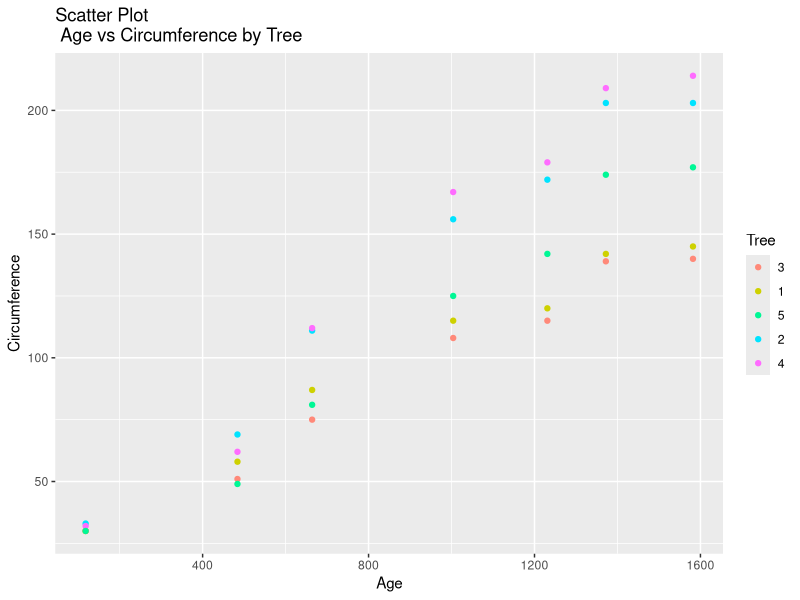
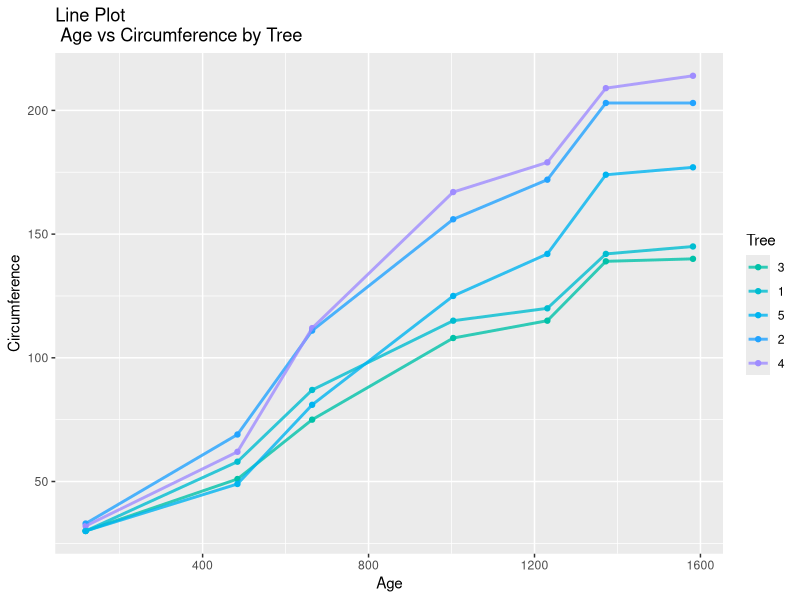
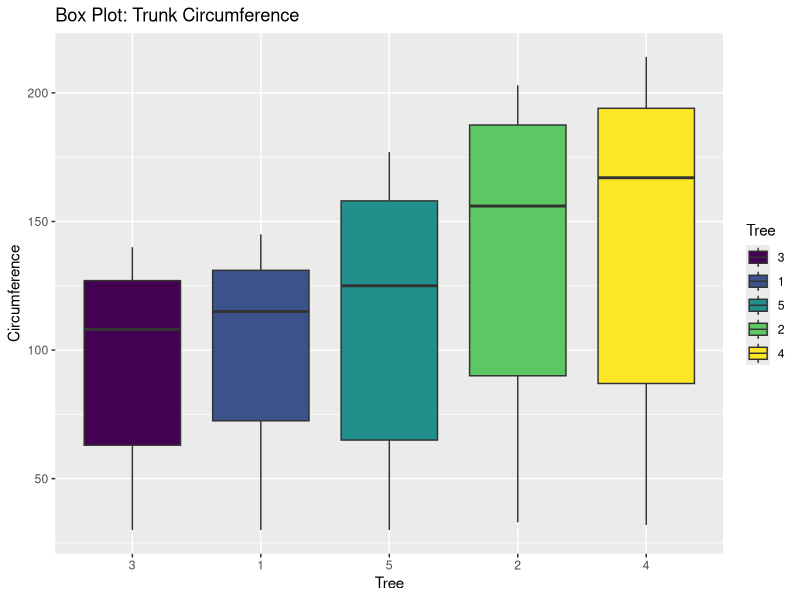

These figures' R source, in order:
## ---- chunk 1
library(knitr)
library(formatR)
knitr::opts_chunk$set(echo = TRUE)
opts_chunk$set(tidy.opts=list(width.cutoff=80),tidy=TRUE)
opts_chunk$set(out.width='1000px', dpi=300)
## ---- chunk 2
mymatrix <- matrix(c(4,1,2,5,0,1,1,3,8,2,5,2),nrow=3,ncol=4)
print(mymatrix)
## ---- chunk 3
#Read in Orange dataset from R into data.frame
df <- data.frame(Orange)
## ---- chunk 4
#Return first 5 rows of Orange df
head(df)
## ---- chunk 5
#get summary of Orange dataset
summary(df)
## ---- chunk 6
#get structure of each columns
str(df$Tree)
str(df$age)
str(df$circumference)
## ---- chunk 7
#aggregate data.frame by Tree and compute mean circumference
circum.mean <- aggregate(df$circumference,by=list(df$Tree),FUN=mean)
colnames(circum.mean) <- c("Tree","Avg Circumference")
circum.mean
## ---- chunk 8
#aggregate data.frame by Tree and compute median circumference
circum.median <- aggregate(df$circumference,by=list(df$Tree),FUN=median)
colnames(circum.median) <- c("Tree","Med. Circumference")
circum.median
## ---- chunk 9
#Load ggplot2
library(ggplot2)

#Scatter plot 
p <- ggplot(df) + geom_point(aes(y=df$circumference,x=df$age,colour=df$Tree)) +
  scale_colour_hue(l=80, c=150)
p + labs(title="Scatter Plot \n Age vs Circumference by Tree",x="Age",y="Circumference",
         colour="Tree")
## ---- chunk 10
# Line plot
p <- ggplot(df,aes(y=df$circumference,x=df$age,colour=df$Tree)) + geom_point() +
  geom_line(size=1,alpha=0.8) + scale_colour_hue(h=c(180, 270))
p + labs(title="Line Plot \n Age vs Circumference by Tree",x="Age",y="Circumference",
         colour="Tree")
## ---- chunk 11
#Determine the max circum by each group and reorder the levels accordingly 
circum.max <- aggregate(df$circumference,by=list(df$Tree),FUN=max)#aggregate for max circum
colnames(circum.max) <- c("Tree","Max Circum.") #rename columns
circum.max
## ---- chunk 12
factor(df$Tree,c("3","1","5","2","4")) #reorder the boxplot for max circum. by tree
## ---- chunk 13
p<-ggplot(df,aes(x=Tree,y=circumference))+ geom_boxplot(aes(fill=Tree))# ggplot: boxplot 
p + labs(title="Box Plot: Trunk Circumference", y="Circumference",x="Tree")
